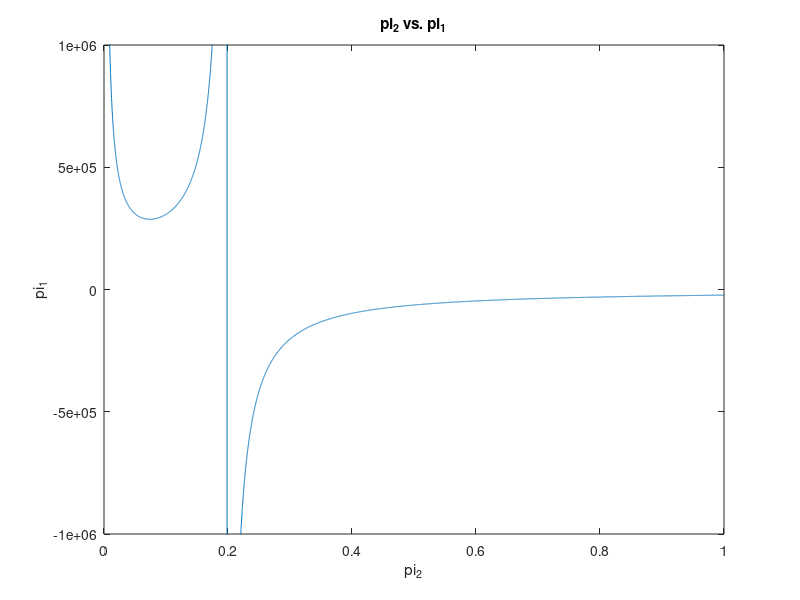

Write MATLAB code to recreate this figure.
clear, clc
% Alexis Palliser %
% October 28, 2016 %
% AerE 351 %
% Section 1 %
% Project Rocket %

m_f = 2600; %total mass of stage 3 in kg
%m_0 = m_star + m_s + m_p; %Initial mass = payload mass + structure mass + propellant mass
%m_f = m_star + m_s; %Final mass = payload mass + structure mass
%m_p = m_0 - m_f; %Mass of propellant
GTO_palt = 72; %Geostationary transfer orbit altitude at perigee in km GTO_aalt = 35786; %Geostationary transfer orbbit altitude at apogee in km r_earth = 6378; %Radius of Earth in km
GTO_aalt = 35786; %Geostationary transfer orbbit altitude at apogee in km r_earth = 6378; %Radius of Earth in km
r_earth = 6378;
r_p = r_earth + GTO_palt; %Radius at perigee of the geostationary transfer orbit
r_a = r_earth + GTO_aalt; %Radius at apogee of the geostationary transfer orbit
a = (r_p + r_a) / 2; %Semi-major axis
ecc = (r_a - r_p) / (r_a + r_p); %Solving for eccentricity
e_1 = 0.12; %First stage structure ratio
Isp_1 = 300; %First stage engine's specific impulse in seconds
e_2 = 0.14; %Second stage structure ratio
Isp_2 = 455; %Second stage engine's specific impulse in seconds
Isp_3 = 240; %Apogee motor's specific impulse in seconds
e_3 = 0.15; %Structure ratio for apogee motor, tank, fuel, and associated structures
nu_GTO = 15; %True anomaly in degrees when joining GTO trajectory
g = 0.00981; %Earth's gravitational constant in km/s^2
%V_e = Isp*g; %Exhaust velocity
V_e_1 = Isp_1 * g; %Exhaust velocity at stage 1
V_e_2 = Isp_2 * g; %Exhaust velocity at stage 2
V_e_3 = Isp_3 * g; %Exhaust velocity at stage 3
%pie = m_star / m_0; %Payload ratio
%e = m_s / (m_s + m_p); %Structure ratio
%V_bo = (-V_e)*ln(e+(1-e)*pie); %Rocket equation
%when payload vanishes, pi goes to zero
%0.15 = m_s /(m_s + m_p)
mu = 3.986*10^5; %Defining the gravitational parameter
a_1 = r_p; %Semi-major axis 1
a_2 = r_a; %Semi-major axis 2
V_tp = (((2 * mu) / a_1) - ((2 * mu) / (a_1 + a_2)))^(1/2); %Tangential velocity at perigee
V_ta = (((2 * mu) / a_2) - ((2 * mu) / (a_1 + a_2)))^(1/2); %Tangential velocity at apogee
V_c1 = (mu / a_1)^(1/2);
V_c2 = (mu / a_2)^(1/2);
i = 28.5; %Inclination angle
delta_V3_1 = V_tp - V_c1;
delta_V3_2 = ((V_c2)^2 + (V_ta)^2 - (2 * V_c2 * V_ta * cosd(i)))^(1/2); %hange in velocity for stage 3 pie_3 = ((exp(delta_V3_total / -V_e_3)) - 0.15) / 0.85; %Payload ratio at stage 3
delta_V3_total = delta_V3_1 + delta_V3_2; %Change in velocity for stage 3
pie_3 = ((exp(delta_V3_total / -V_e_3)) - 0.15) / 0.85; %Payload ratio at stage 3
e_t = (a_2 - a_1)/(a_1 + a_2); %Tangential eccentricity
a_t = (a_1 + a_2)/2; %Tangential semi-major axis
p_t = (2 * a_1 * a_2)/(a_1 + a_2); %Tangential parameter (semi-lactus rectum) r_t = p_t / (1 + e_t * cosd(nu_GTO)); %Tangential radius
r_t = p_t / (1 + e_t * cosd(nu_GTO)); %Tangential radius
v_t = ((2 * mu / r_t) - (mu / a_t))^(1/2); %Tangential velocity
c_earth = 2 * pi * r_earth; %Circumference of Earth
sidereal_day = 86164; %The amount of seconds in 1 sidereal day
v_earth = (c_earth / sidereal_day) * cosd(i); %Velocity of Earth's rotation in km/s
v_adjust = 1.6; %Adjustment for velocity to accomodate drag and other variables
v_t = v_t - v_earth + v_adjust; %Tangential velocity corrected
%v_t is the velocity that stage 1 and 2 need to reach
%v_t = delta_V1_total + delta_V2_total
m_0_3 = 2600; %Initial mass or total mass at stage 3
m_star_3 = pie_3 * m_0_3; %Mass of payload at stage 3
m_s_3 = m_star_3 * 14.8849; %Mass of structure at stage 3
m_p_3 = m_star_3 * 84.3483; %Mass of propellant at stage 3
%m_01 = m_02 / (-0.170819 - (0.904013 * ((2600 / m_02)^1.51665))) %plot(m_02,m_02_m_01)
m_02 = (0:0.0001:1);
pie_2 = (0:0.0001:1);
for i = 1:10001
pie_1(i,:) = (0.0231535- 0.136364*(0.86*pie_2(i)+0.14).^1.51665)/((0.86*pie_2(i)+0.14).^1.51665);
m_0_3 = 2600; %Initial mass of stage 3
m_star_2 = m_0_3; %Payload mass at stage 2
m_0_2 = m_star_2 / pie_2(i); %Initial mass of stage 2
m_star_1 = m_0_2; %Payload mass at stage 1
m_0_1(i) = m_star_1 / pie_1(i); %Initial mass of stage 1
end
plot(pie_2,m_0_1);
axis([0 1 -10^6 10^6]);
%plot(pie_2, pie_1); %Graphing Payload ratios to determine the optimum values for stage 1 and 2
xlabel('pi_2'); %Labeling the x axis
ylabel('pi_1'); %Labeling the y axis
title('pi_2 vs. pi_1'); %Giving the graph a title
M = max(pie_1);
N = min(pie_1);
pie_1 = 0.8847; %Payload ratio at stage 1
pie_2 = 0.0960; %Payload ratio at stage 2

delta_V_1 = -V_e_1*log(e_1+(1-e_1)*pie_1); %Change in velocity for stage 1 delta_V_2 = -V_e_2*log(e_2+(1-e_2)*pie_2); %Change in velocity for stage 2 m_s_2 = ((1-pie_2)*m_star_2)/(pie_2 + (pie_2*((1-e_2)/e_2))); %Structure mass at stage 2
delta_V_2 = -V_e_2*log(e_2+(1-e_2)*pie_2); %Change in velocity for stage 2
m_s_2 = ((1-pie_2)*m_star_2)/(pie_2 + (pie_2*((1-e_2)/e_2))); %Structure mass at stage 2
m_p_2 = ((1 - e_2) * m_s_2) / e_2; %Propellant mass at stage 2
m_s_1 = ((1-pie_1)*m_star_1)/(pie_1 + (pie_1*((1-e_1)/e_1))); %Structure mass at stage 1
m_p_1 = ((1 - e_1) * m_s_1) / e_1; %Propellant mass at stage 1
%V_star = -V_e_1*ln(e_1+(1-e_1)*pie_1)-V_e_2*ln(e_2+(1-e_2)*pie_2)- V_e_3*ln(e_3+(1-e_3)*pie_3)